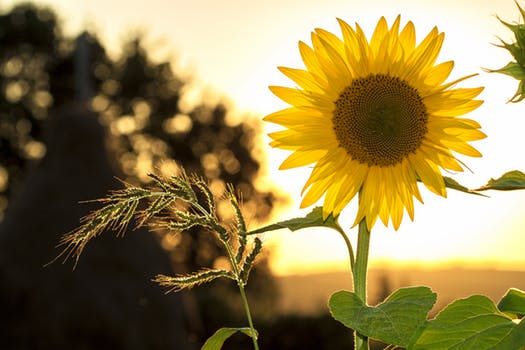
#> input picture 05_HOG/sunflower.jpg, 525 x 350 px
$ python 01_show_HOG.py
#> lines starting #> are read from the running program, lines starting #| are printed output that depends on the picture
# To calculate HOG and display the HOG image
import matplotlib.pyplot as plt
import cv2
from skimage.feature import hog
from skimage import  exposure

image = cv2.cvtColor(cv2.imread("sunflower.jpg"),
                   cv2.COLOR_BGR2GRAY)
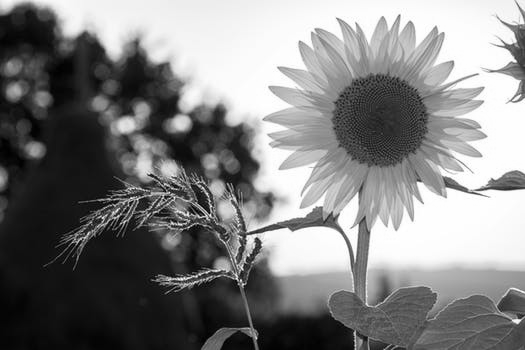
#> image: shape (350, 525); min 0, max 255, mean 128.4

# image = cv2.cvtColor(cv2.imread("Original_Image.png"),
#                    cv2.COLOR_BGR2GRAY)

fd, hog_image = hog(image, orientations=8, pixels_per_cell=(16, 16),
                cells_per_block=(1, 1), block_norm='L2-Hys',visualise=True)
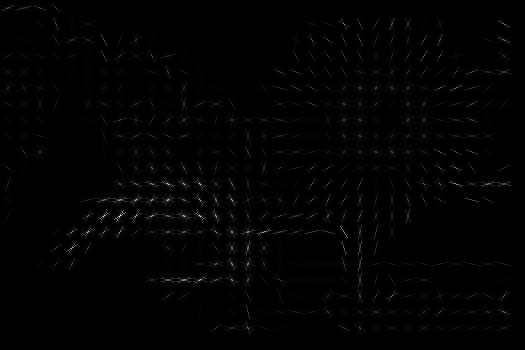
#> hog_image: shape (350, 525) float64; min 0, max 82.05, mean 0.8; drawn with min black and max white
#> fd = 5376 values, max 1 at index 3548, min 0 at index 33, mean 0.302

# fd, hog_image = hog(image, orientations=8, pixels_per_cell=(32, 32),
#                 cells_per_block=(1, 1), block_norm='L2-Hys',visualise=True)
# use visulaize or visualise is OK, but for this version of skimage, use 'visualise'.

fig, (ax1, ax2) = plt.subplots(1, 2, figsize=(16, 8), sharex=True, sharey=True)
ax1.axis('off')
ax1.imshow(image, cmap=plt.cm.gray)
ax1.set_title('Input image')

# Rescale histogram for better display
hog_image_rescaled = exposure.rescale_intensity(hog_image, in_range=(0, 10))
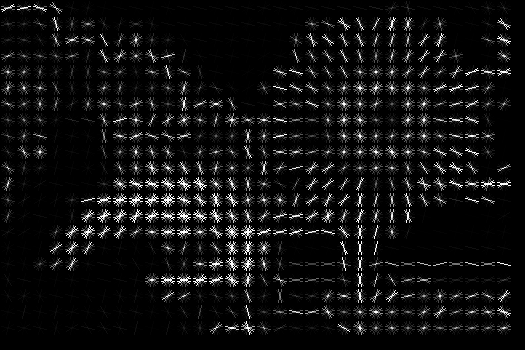
#> hog_image_rescaled: shape (350, 525) float64; min 0, max 1, mean 0.0659


ax2.axis('off')
ax2.imshow(hog_image_rescaled, cmap=plt.cm.gray)
ax2.set_title('Histogram of Oriented Gradients')
plt.show()
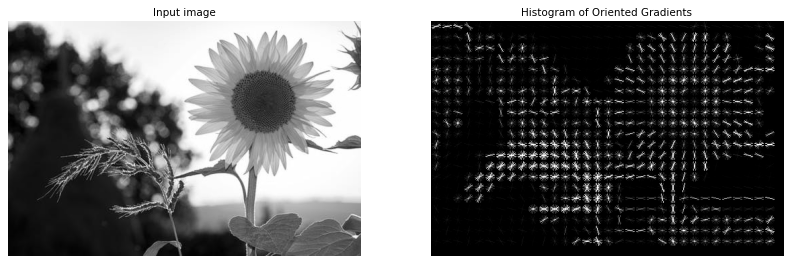
#> figure drawn by matplotlib, 2 panels
